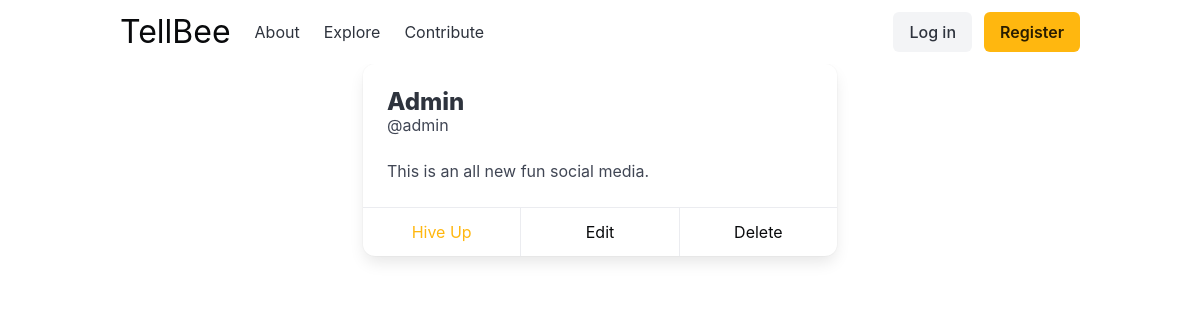
/buzz/, run on an earlier commit of the app's database.
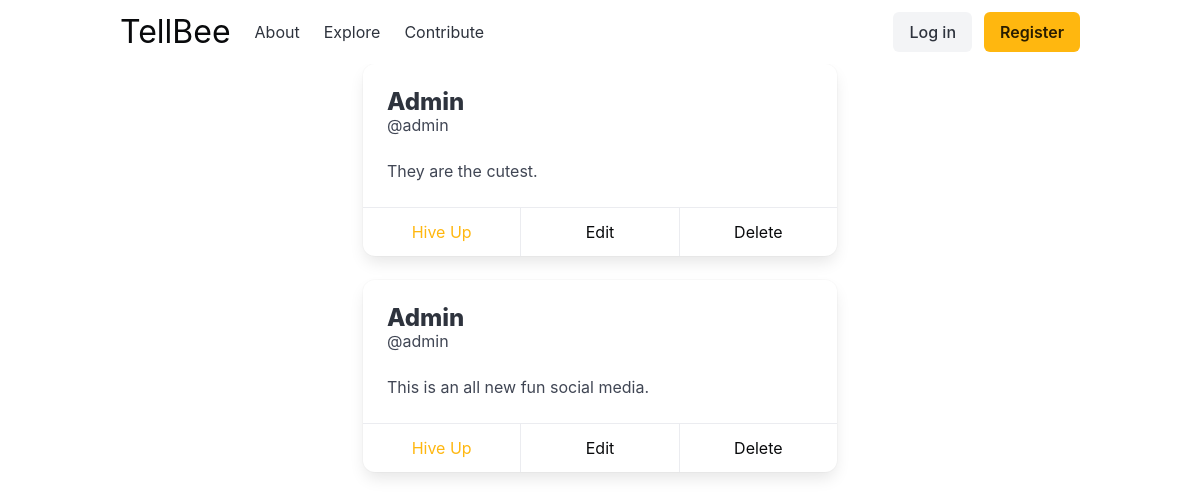
And on a later commit of the database.
### buzz/models.py (models this page shows, shortened)
class Buzz(models.Model):
    class Status(models.TextChoices):
        PUBLISHED = 'PBL', 'Published'
        DRAFT = 'DFT', 'Draft'
    title = models.CharField(max_length=250)
    body = models.TextField()
    slug = models.SlugField(max_length=250, unique_for_date='publish')
    publish = models.DateTimeField(default=timezone.now)
    created = models.DateTimeField(auto_now_add=True)
    updated = models.DateTimeField(auto_now=True)
    author = models.ForeignKey(
        to=settings.AUTH_USER_MODEL,
        on_delete=models.CASCADE,
        related_name='buzzes'
    )
    status = models.CharField(
        max_length=3,
        choices=Status,
        default=Status.DRAFT
    )
    objects = models.Manager()
    published = BuzzPublishedManager()
    class Meta:
        verbose_name_plural = 'Buzzes'
        ordering = ['-publish']
        indexes = [
            models.Index(fields=['-publish'])
        ]

### buzz/views.py (the view)
def buzz_list(request):
    buzzes = Buzz.published.all()
    return render(
        request=request,
        template_name='buzz/list.html',
        context={ 'buzzes': buzzes }
    )

### buzz/models.py (called while the page is built)
    def get_queryset(self):
        return (
            super().get_queryset().filter(status=Buzz.Status.PUBLISHED)
        )

### templates/buzz/list.html (shortened to what this page needs)
{% extends "base.html" %}
{% block content %}
  <div class="fixed-grid has-4-cols">
    <div class="grid">
      <div class="cell">
      </div>
      <div class="cell is-col-span-2">
        {% block center %}
          {% for buzz in buzzes %}
            {% include "components/buzz.html" with buzz=buzz %}
          {% endfor %}
        {% endblock center %}
      </div>
      <div class="cell">
      </div>
    </div>
  </div>
{% endblock content %}

### templates/components/buzz.html
<div class="card">
  <div class="card-content">
    <div class="media">
      <div class="media-content">
        <p class="title is-4">
          {% if buzz.author.first_name %}
            {{ buzz.author.first_name }}
          {% else %}
            {{ buzz.author.username|title }}
          {% endif %}
        </p>
        <p class="subtitle is-6">@{{ buzz.author.username }}</p>
      </div>
    </div>
    <div class="content">
      {{ buzz.body }}
    </div>
  </div>
  <footer class="card-footer">
    <a href="#" class="card-footer-item has-text-warning">Hive Up</a>
    <a href="#" class="card-footer-item has-text-black">Edit</a>
    <a href="#" class="card-footer-item has-text-black">Delete</a>
  </footer>
</div>

What changed in the data, as far as the page shows it:
added Buzz: author.username "Admin", author.username "admin", body "They are the cutest."
